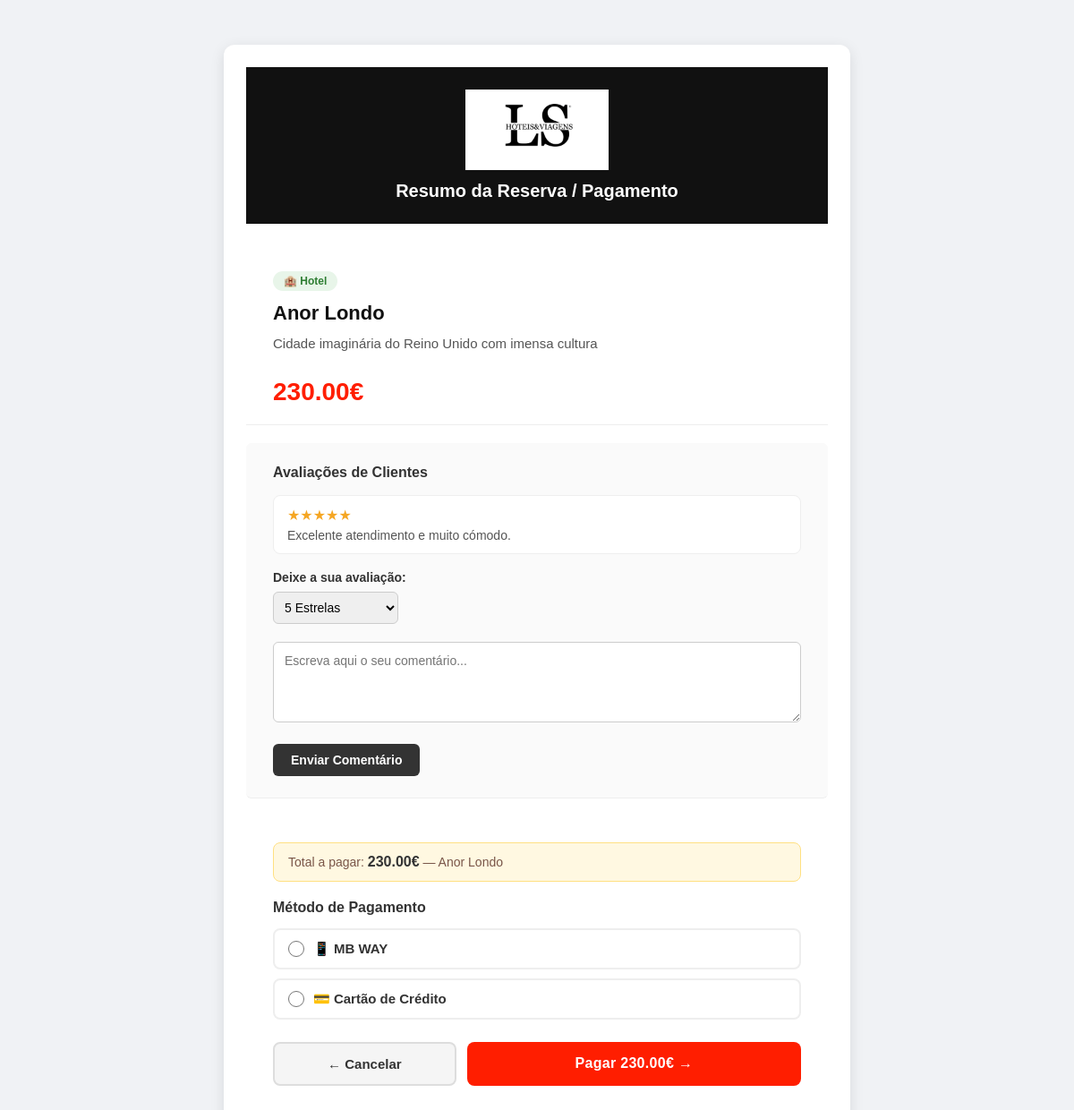
Page /scripts/pagamento.php?id=7 on the earlier database version.
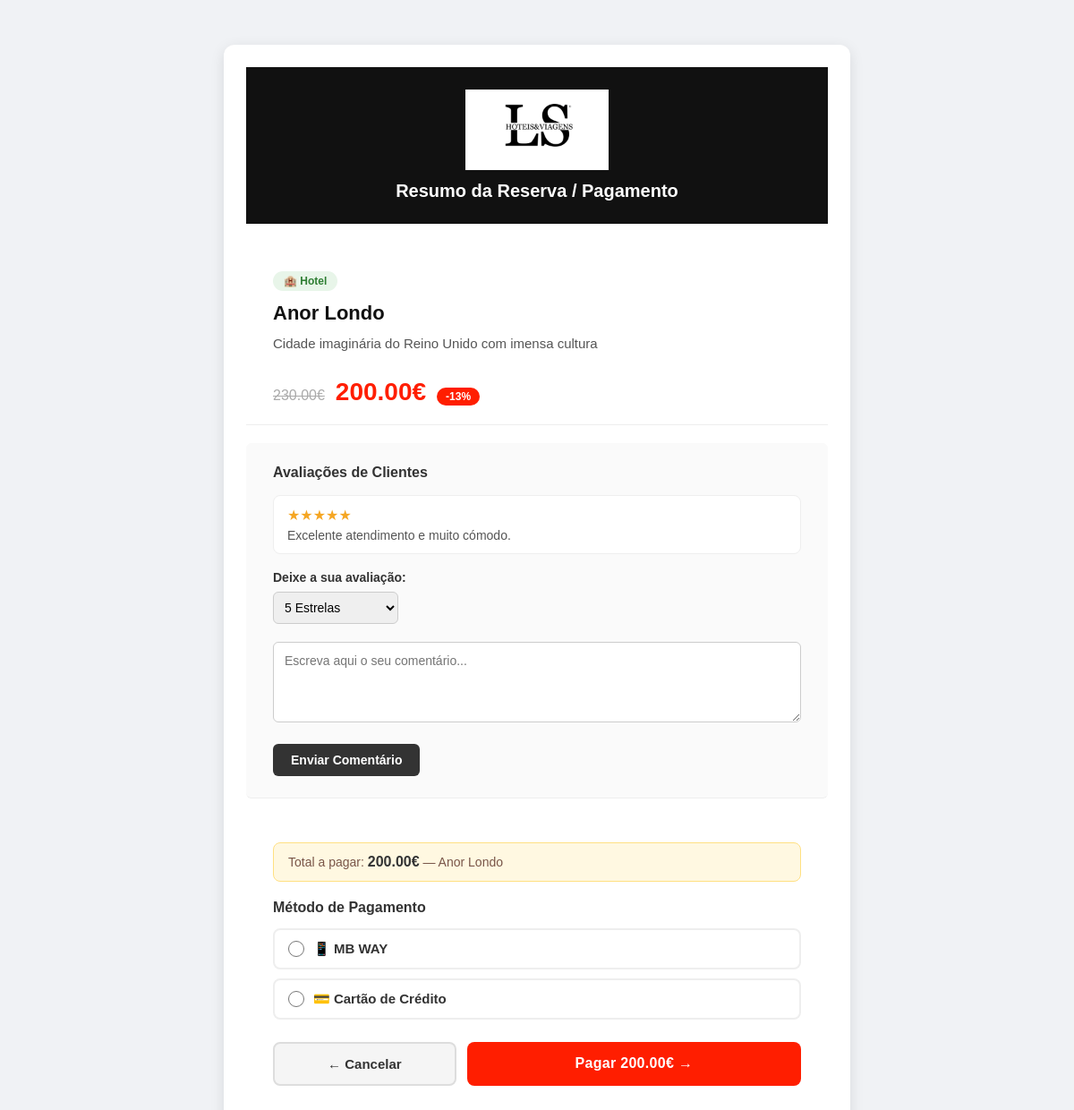
Same page on the later database version.
### tables this page shows
CREATE TABLE ofertas (
    id INTEGER PRIMARY KEY AUTOINCREMENT,
    titulo TEXT NOT NULL,
    descricao TEXT NOT NULL,
    preco REAL NOT NULL,
    preco_antigo REAL
);

### scripts/pagamento.php (the view, shortened to what this page needs)
<?php
$id = isset($_GET['id']) ? (int)$_GET['id'] : 0;
$oferta = null;
if ($id > 0) {
    try {
        $db = new PDO("sqlite:" . __DIR__ . "/hshotels.db");
        $db->setAttribute(PDO::ATTR_ERRMODE, PDO::ERRMODE_EXCEPTION);
        $stmt = $db->prepare("SELECT * FROM ofertas WHERE id = :id");
        $stmt->execute([':id' => $id]);
        $oferta = $stmt->fetch(PDO::FETCH_ASSOC);
    } catch (PDOException $e) {
        $oferta = null;
    }
}
$titulo   = htmlspecialchars($oferta['titulo']);
$descricao= htmlspecialchars($oferta['descricao'] ?? 'Sem descrição disponível.');
$preco    = number_format((float)$oferta['preco'], 2);
$precoAnt = !empty($oferta['preco_antigo']) ? number_format((float)$oferta['preco_antigo'], 2) : null;
$isViagem = stripos($oferta['titulo'], 'viagem') !== false;
?>
<!DOCTYPE html>
<html lang="pt-PT">
<head>
    <link rel="stylesheet" href="../styles/styles.css">
</head>
<body>
<div class="container-pagamento">
    <div class="header-pagamento">
        <img src="../images/logotipo.jpg" alt="Logótipo HS Hotels">
        <h2>Resumo da Reserva / Pagamento</h2>
    </div>
    <div class="detalhes-produto">
        <span class="tipo-badge <?php echo $isViagem ? 'tipo-viagem' : 'tipo-hotel'; ?>">
            <?php echo $isViagem ? '✈ Viagem' : '🏨 Hotel'; ?>
        </span>
        <h3><?php echo $titulo; ?></h3>
        <p><?php echo $descricao; ?></p>
        <div class="preco-bloco">
            <?php if ($precoAnt): ?>
                <span class="preco-antigo-det"><?php echo $precoAnt; ?>€</span>
            <?php endif; ?>
            <span class="preco-final"><?php echo $preco; ?>€</span>
            <?php if ($precoAnt && (float)$precoAnt > (float)$preco):
                $descPct = round((1 - (float)$preco / (float)$precoAnt) * 100);
            ?>
                <span class="desconto-pill">-<?php echo $descPct; ?>%</span>
            <?php endif; ?>
        </div>
    </div>
    <div class="seccao-comentarios">
        <h3>Avaliações de Clientes</h3>
        <div id="lista-comentarios"></div>
        <div class="novo-comentario">
            <label>Deixe a sua avaliação:</label>
            <select id="nota-estrela">
                <option value="★★★★★">5 Estrelas</option>
            </select>
            <textarea id="texto-comentario" placeholder="Escreva aqui o seu comentário..."></textarea>
            <button type="button" class="btn-comentar" onclick="adicionarComentario()">Enviar Comentário</button>
        </div>
    </div>
    <div class="seccao-pagamento">
        <div class="aviso-total">
            Total a pagar: <strong><?php echo $preco; ?>€</strong> — <?php echo $titulo; ?>
        </div>
        <form onsubmit="confirmarPagamento(event)">
            <div class="metodos-pagamento">
                <h3>Método de Pagamento</h3>
                <label class="opcao-pagamento">
                    <input type="radio" name="metodo" value="mbway" required> 📱 MB WAY
                </label>
                <label class="opcao-pagamento">
                    <input type="radio" name="metodo" value="cartao"> 💳 Cartão de Crédito
                </label>
            </div>
            <div class="botoes-container">
                <a href="catalogo.php" class="btn-cancelar">← Cancelar</a>
                <button type="submit" class="btn-pagar">Pagar <?php echo $preco; ?>€ →</button>
            </div>
        </form>
    </div>
</div>
</body>
</html>

Differences in the rows shown:
changed ofertas "Anor Londo": preco_antigo (not shown) → "230.00"; preco "230.00" → "200.00"; descPct (not shown) → "13"
